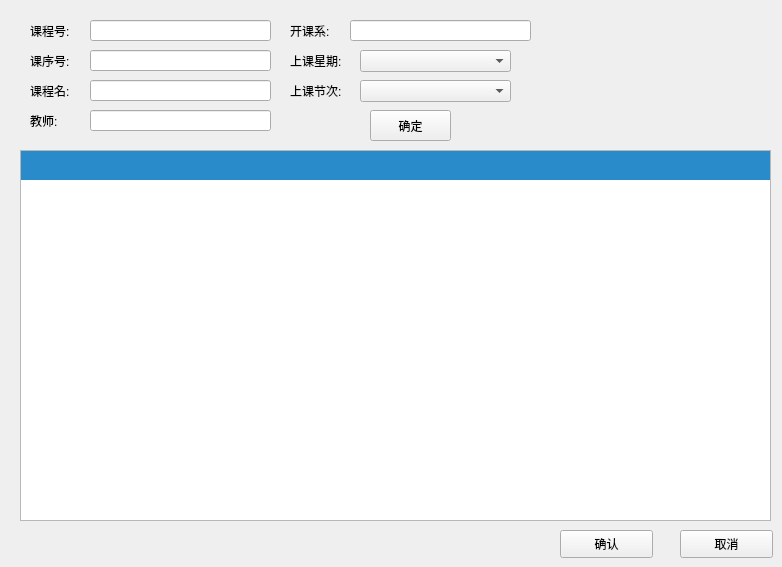
         <widget class="QWidget" name="free_choice_course_Page">
          <widget class="QTableView" name="free_choice_course_view">
           <property name="geometry">
            <rect>
             <x>20</x>
             <y>150</y>
             <width>751</width>
             <height>371</height>
            </rect>
           </property>
           <property name="styleSheet">
            <string notr="true">QTableView QTableCornerButton::section {
    color: white;/*文字颜色*/
    background-color: rgb(41, 139, 201);/*背景色*/
    border: 5px solid #418bc9;/*边框*/
    border-radius:0px;/*边框圆角*/
    border-color: rgb(41, 139, 201);/*边框颜色*/
    font: 10px;/*字体大小*/
    padding:0px 0 0 0px;/*内边距*/
 }

QHeaderView {
    color: white;
    font: bold 10pt;
    background-color: rgb(41, 139, 201);
    border: 0px solid rgb(144, 144, 144);
    border:0px solid rgb(191,191,191);
    border-left-color: rgba(255, 255, 255, 0);
    border-top-color: rgba(255, 255, 255, 0);
    border-radius:0px;
    min-height:29px;
}

QHeaderView::section {
    color: white;
    background-color:rgb(41, 139, 201);
    border: 5px solid #f6f7fa;
    border-radius:0px;
    border-color:rgb(41, 139, 201);
}</string>
           </property>
           <attribute name="verticalHeaderVisible">
            <bool>false</bool>
           </attribute>
          </widget>
          <widget class="QLabel" name="label_58">
           <property name="geometry">
            <rect>
             <x>30</x>
             <y>20</y>
             <width>51</width>
             <height>21</height>
            </rect>
           </property>
           <property name="text">
            <string>课程号:</string>
           </property>
          </widget>
          <widget class="QLabel" name="label_59">
           <property name="geometry">
            <rect>
             <x>30</x>
             <y>50</y>
             <width>51</width>
             <height>21</height>
            </rect>
           </property>
           <property name="text">
            <string>课序号:</string>
           </property>
          </widget>
          <widget class="QLabel" name="label_60">
           <property name="geometry">
            <rect>
             <x>30</x>
             <y>80</y>
             <width>51</width>
             <height>21</height>
            </rect>
           </property>
           <property name="text">
            <string>课程名:</string>
           </property>
          </widget>
          <widget class="QLabel" name="label_61">
           <property name="geometry">
            <rect>
             <x>30</x>
             <y>110</y>
             <width>51</width>
             <height>21</height>
            </rect>
           </property>
           <property name="text">
            <string>教师:</string>
           </property>
          </widget>
          <widget class="QLabel" name="label_62">
           <property name="geometry">
            <rect>
             <x>290</x>
             <y>20</y>
             <width>51</width>
             <height>21</height>
            </rect>
           </property>
           <property name="text">
            <string>开课系:</string>
           </property>
          </widget>
          <widget class="QLabel" name="label_63">
           <property name="geometry">
            <rect>
             <x>290</x>
             <y>50</y>
             <width>71</width>
             <height>21</height>
            </rect>
           </property>
           <property name="text">
            <string>上课星期:</string>
           </property>
          </widget>
          <widget class="QLabel" name="label_64">
           <property name="geometry">
            <rect>
             <x>290</x>
             <y>80</y>
             <width>72</width>
             <height>21</height>
            </rect>
           </property>
           <property name="text">
            <string>上课节次:</string>
           </property>
          </widget>
          <widget class="QLineEdit" name="lineEdit">
           <property name="geometry">
            <rect>
             <x>90</x>
             <y>20</y>
             <width>181</width>
             <height>21</height>
            </rect>
           </property>
          </widget>
          <widget class="QLineEdit" name="lineEdit_2">
           <property name="geometry">
            <rect>
             <x>90</x>
             <y>50</y>
             <width>181</width>
             <height>21</height>
            </rect>
           </property>
          </widget>
          <widget class="QLineEdit" name="lineEdit_3">
           <property name="geometry">
            <rect>
             <x>90</x>
             <y>80</y>
             <width>181</width>
             <height>21</height>
            </rect>
           </property>
          </widget>
          <widget class="QLineEdit" name="lineEdit_4">
           <property name="geometry">
            <rect>
             <x>90</x>
             <y>110</y>
             <width>181</width>
             <height>21</height>
            </rect>
           </property>
          </widget>
          <widget class="QLineEdit" name="lineEdit_5">
           <property name="geometry">
            <rect>
             <x>350</x>
             <y>20</y>
             <width>181</width>
             <height>21</height>
            </rect>
           </property>
          </widget>
          <widget class="QComboBox" name="comboBox_3">
           <property name="geometry">
            <rect>
             <x>360</x>
             <y>50</y>
             <width>151</width>
             <height>22</height>
            </rect>
           </property>
          </widget>
          <widget class="QComboBox" name="comboBox_4">
           <property name="geometry">
            <rect>
             <x>360</x>
             <y>80</y>
             <width>151</width>
             <height>22</height>
            </rect>
           </property>
          </widget>
          <widget class="QPushButton" name="pushButton_16">
           <property name="geometry">
            <rect>
             <x>370</x>
             <y>110</y>
             <width>81</width>
             <height>31</height>
            </rect>
           </property>
           <property name="text">
            <string>确定</string>
           </property>
          </widget>
          <widget class="QPushButton" name="pushButton_17">
           <property name="geometry">
            <rect>
             <x>680</x>
             <y>530</y>
             <width>93</width>
             <height>28</height>
            </rect>
           </property>
           <property name="text">
            <string>取消</string>
           </property>
          </widget>
          <widget class="QPushButton" name="pushButton_18">
           <property name="geometry">
            <rect>
             <x>560</x>
             <y>530</y>
             <width>93</width>
             <height>28</height>
            </rect>
           </property>
           <property name="text">
            <string>确认</string>
           </property>
          </widget>
         </widget>
